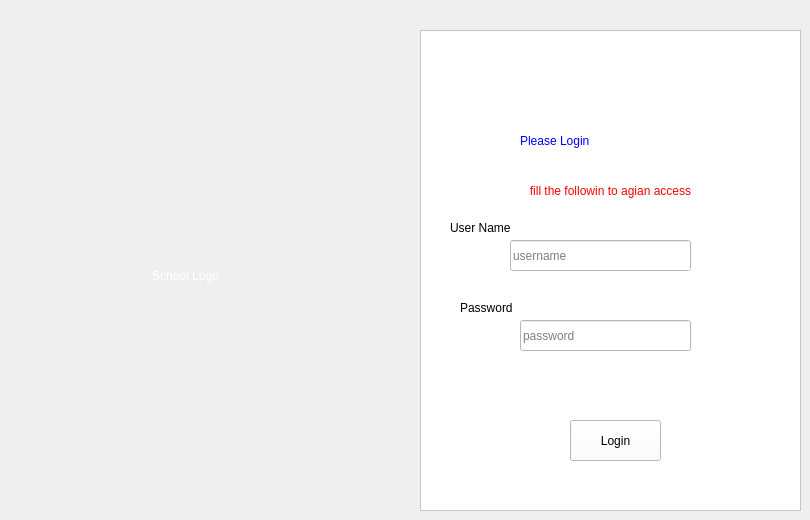
    <widget class="QWidget" name="tab_1">
     <attribute name="title">
      <string>login</string>
     </attribute>
     <widget class="QFrame" name="frame_2">
      <property name="geometry">
       <rect>
        <x>420</x>
        <y>30</y>
        <width>381</width>
        <height>481</height>
       </rect>
      </property>
      <property name="styleSheet">
       <string notr="true">background-color: rgb(255, 255, 255);</string>
      </property>
      <property name="frameShape">
       <enum>QFrame::StyledPanel</enum>
      </property>
      <property name="frameShadow">
       <enum>QFrame::Raised</enum>
      </property>
      <widget class="QLabel" name="l02">
       <property name="geometry">
        <rect>
         <x>100</x>
         <y>90</y>
         <width>181</width>
         <height>41</height>
        </rect>
       </property>
       <property name="styleSheet">
        <string notr="true">color: rgb(0, 0, 255);
font: 900 20pt &quot;Poppins Black&quot;;</string>
       </property>
       <property name="text">
        <string>Please Login </string>
       </property>
      </widget>
      <widget class="QLabel" name="label_97">
       <property name="geometry">
        <rect>
         <x>30</x>
         <y>190</y>
         <width>61</width>
         <height>16</height>
        </rect>
       </property>
       <property name="text">
        <string>User Name</string>
       </property>
      </widget>
      <widget class="QLabel" name="label_98">
       <property name="geometry">
        <rect>
         <x>40</x>
         <y>270</y>
         <width>61</width>
         <height>16</height>
        </rect>
       </property>
       <property name="text">
        <string>Password</string>
       </property>
      </widget>
      <widget class="QLineEdit" name="tbo1">
       <property name="geometry">
        <rect>
         <x>90</x>
         <y>210</y>
         <width>181</width>
         <height>31</height>
        </rect>
       </property>
       <property name="inputMask">
        <string/>
       </property>
       <property name="text">
        <string/>
       </property>
       <property name="placeholderText">
        <string>username</string>
       </property>
       <property name="clearButtonEnabled">
        <bool>false</bool>
       </property>
      </widget>
      <widget class="QLineEdit" name="tbo2">
       <property name="geometry">
        <rect>
         <x>100</x>
         <y>290</y>
         <width>171</width>
         <height>31</height>
        </rect>
       </property>
       <property name="echoMode">
        <enum>QLineEdit::Password</enum>
       </property>
       <property name="placeholderText">
        <string>password</string>
       </property>
      </widget>
      <widget class="QPushButton" name="bo1">
       <property name="geometry">
        <rect>
         <x>150</x>
         <y>390</y>
         <width>91</width>
         <height>41</height>
        </rect>
       </property>
       <property name="cursor">
        <cursorShape>PointingHandCursor</cursorShape>
       </property>
       <property name="styleSheet">
        <string notr="true">QPushButton {
background-color: rgb(85, 170, 255);
border-radius: 15px;
color: rgb(255, 255, 255);
font: 77 10pt &quot;Arial Black&quot;;
}

QPushButton:hover {
background-color: rgb(0, 255, 127);
border-radius: 15px;
colour: rgb(0, 0, 0);
font: 77 10 pt &quot;Arial Black&quot;;
}
color: rgb(255, 255, 255);
font: 600 14pt &quot;Poppins SemiBold&quot;;
background-color: rgb(170, 85, 0);</string>
       </property>
       <property name="text">
        <string>Login</string>
       </property>
      </widget>
      <widget class="QLabel" name="label_99">
       <property name="geometry">
        <rect>
         <x>140</x>
         <y>10</y>
         <width>101</width>
         <height>81</height>
        </rect>
       </property>
       <property name="text">
        <string/>
       </property>
       <property name="pixmap">
        <pixmap>assets/set.png</pixmap>
       </property>
       <property name="scaledContents">
        <bool>true</bool>
       </property>
      </widget>
      <widget class="QLabel" name="label_7">
       <property name="geometry">
        <rect>
         <x>250</x>
         <y>220</y>
         <width>20</width>
         <height>20</height>
        </rect>
       </property>
       <property name="text">
        <string/>
       </property>
       <property name="pixmap">
        <pixmap>assets/icons/user.png</pixmap>
       </property>
       <property name="scaledContents">
        <bool>true</bool>
       </property>
      </widget>
      <widget class="QLabel" name="label_8">
       <property name="geometry">
        <rect>
         <x>250</x>
         <y>300</y>
         <width>16</width>
         <height>16</height>
        </rect>
       </property>
       <property name="styleSheet">
        <string notr="true">background-color: rgb(255, 255, 255);</string>
       </property>
       <property name="text">
        <string/>
       </property>
       <property name="pixmap">
        <pixmap>assets/icons/key.png</pixmap>
       </property>
       <property name="scaledContents">
        <bool>true</bool>
       </property>
      </widget>
      <widget class="QLabel" name="l01">
       <property name="geometry">
        <rect>
         <x>80</x>
         <y>150</y>
         <width>221</width>
         <height>21</height>
        </rect>
       </property>
       <property name="styleSheet">
        <string notr="true">color: rgb(255, 0, 0);</string>
       </property>
       <property name="text">
        <string>fill the followin to agian access</string>
       </property>
       <property name="alignment">
        <set>Qt::AlignCenter</set>
       </property>
      </widget>
     </widget>
     <widget class="QLabel" name="label_100">
      <property name="geometry">
       <rect>
        <x>30</x>
        <y>140</y>
        <width>311</width>
        <height>271</height>
       </rect>
      </property>
      <property name="styleSheet">
       <string notr="true">color: rgb(255, 255, 255);
font: 700 36pt &quot;Arial&quot;;</string>
      </property>
      <property name="text">
       <string>School Logo</string>
      </property>
      <property name="scaledContents">
       <bool>true</bool>
      </property>
      <property name="alignment">
       <set>Qt::AlignCenter</set>
      </property>
     </widget>
    </widget>
